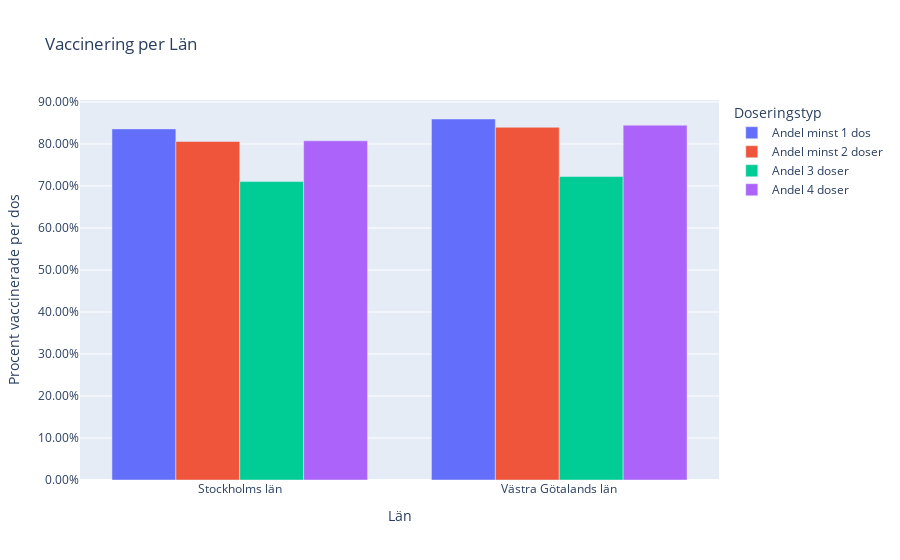

Notebook cell for this chart:
### Markdown cell above
#### 2 f2. Tag Västra Götalands län och Stockholms län och rita diagram över andelen vaccinerade med minst 1 dos, två doser, tre doser och fyra doser.

### Code cell
# NOTE: Det verkar som att det är FLER i 'Andel 4 doser' än i "Andel 3 doser" av nån anledning...

regions = ["Västra Götalands län", "Stockholms län"]
filtered_data = vaccine[vaccine["Län_namn"].isin(regions)]

column_names = [
    "Andel minst 1 dos",
    "Andel minst 2 doser",
    "Andel 3 doser",
    "Andel 4 doser",
]

average_data = filtered_data.groupby("Län_namn")[column_names].mean().reset_index()

fig = px.bar(
    average_data,
    x="Län_namn",
    y=column_names,
    barmode="group",
    title="Vaccinering per Län",
    labels=dict(value="Procent", variable="Doseringstyp", Län_namn="Län"),
)

fig.update_layout(yaxis_title="Procent vaccinerade per dos", xaxis_title="Län")

fig.update_yaxes(tickformat=".2%")

fig.show()

### Figure 1 — Plotly figure (JSON) as saved in the notebook; plotly's stock layout.template omitted (floating-point values rounded to 4 significant figures)
{"data": [{"alignmentgroup": "True", "hovertemplate": "Doseringstyp=Andel minst 1 dos<br>Län=%{x}<br>Procent=%{y}<extra></extra>", "legendgroup": "Andel minst 1 dos", "marker": {"color": "#636efa", "pattern": {"shape": ""}}, "name": "Andel minst 1 dos", "offsetgroup": "Andel minst 1 dos", "orientation": "v", "showlegend": true, "textposition": "auto", "type": "bar", "x": ["Stockholms län", "Västra Götalands län"], "xaxis": "x", "y": [0.8359, 0.8594], "yaxis": "y"}, {"alignmentgroup": "True", "hovertemplate": "Doseringstyp=Andel minst 2 doser<br>Län=%{x}<br>Procent=%{y}<extra></extra>", "legendgroup": "Andel minst 2 doser", "marker": {"color": "#EF553B", "pattern": {"shape": ""}}, "name": "Andel minst 2 doser", "offsetgroup": "Andel minst 2 doser", "orientation": "v", "showlegend": true, "textposition": "auto", "type": "bar", "x": ["Stockholms län", "Västra Götalands län"], "xaxis": "x", "y": [0.8059, 0.8397], "yaxis": "y"}, {"alignmentgroup": "True", "hovertemplate": "Doseringstyp=Andel 3 doser<br>Län=%{x}<br>Procent=%{y}<extra></extra>", "legendgroup": "Andel 3 doser", "marker": {"color": "#00cc96", "pattern": {"shape": ""}}, "name": "Andel 3 doser", "offsetgroup": "Andel 3 doser", "orientation": "v", "showlegend": true, "textposition": "auto", "type": "bar", "x": ["Stockholms län", "Västra Götalands län"], "xaxis": "x", "y": [0.7104, 0.7224], "yaxis": "y"}, {"alignmentgroup": "True", "hovertemplate": "Doseringstyp=Andel 4 doser<br>Län=%{x}<br>Procent=%{y}<extra></extra>", "legendgroup": "Andel 4 doser", "marker": {"color": "#ab63fa", "pattern": {"shape": ""}}, "name": "Andel 4 doser", "offsetgroup": "Andel 4 doser", "orientation": "v", "showlegend": true, "textposition": "auto", "type": "bar", "x": ["Stockholms län", "Västra Götalands län"], "xaxis": "x", "y": [0.8075, 0.8447], "yaxis": "y"}], "layout": {"barmode": "group", "legend": {"title": {"text": "Doseringstyp"}, "tracegroupgap": 0}, "title": {"text": "Vaccinering per Län"}, "xaxis": {"anchor": "y", "domain": [0, 1], "title": {"text": "Län"}}, "yaxis": {"anchor": "x", "domain": [0, 1], "tickformat": ".2%", "title": {"text": "Procent vaccinerade per dos"}}}}
